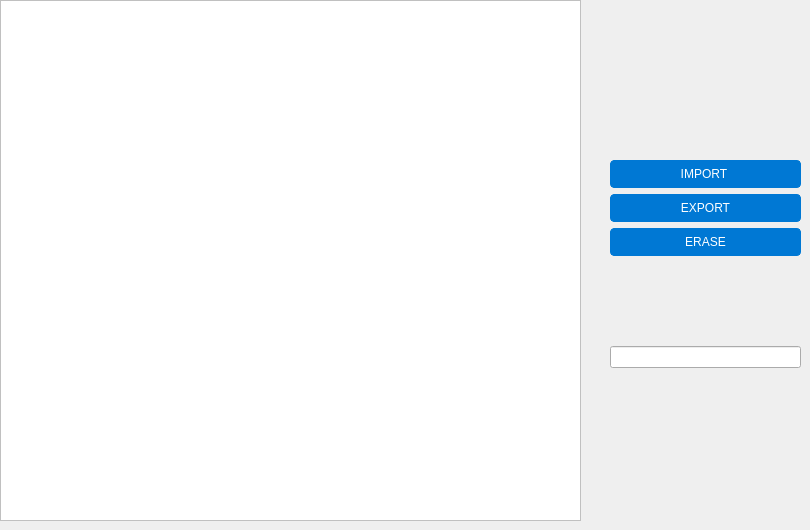
         <widget class="QWidget" name="page_6">
          <widget class="QTableView" name="tableView_DATA">
           <property name="geometry">
            <rect>
             <x>0</x>
             <y>0</y>
             <width>581</width>
             <height>521</height>
            </rect>
           </property>
           <property name="sizePolicy">
            <sizepolicy hsizetype="Maximum" vsizetype="Maximum">
             <horstretch>0</horstretch>
             <verstretch>0</verstretch>
            </sizepolicy>
           </property>
           <property name="styleSheet">
            <string notr="true">QTableView {
    background-color: #FFFFFF; /* Background color similar to Windows */
    border: 1px solid #C0C0C0; /* Border color */
    selection-background-color: #0078D4; /* Selection background color similar to Windows */
    selection-color: #FFFFFF; /* Selection text color similar to Windows */
}

QHeaderView::section {
    background-color: #0078D4; /* Header section background color similar to Windows */
    color: #FFFFFF; /* Header section text color similar to Windows */
    padding: 5px; /* Padding around header sections */
}</string>
           </property>
          </widget>
          <widget class="QWidget" name="verticalLayoutWidget_3">
           <property name="geometry">
            <rect>
             <x>610</x>
             <y>160</y>
             <width>191</width>
             <height>291</height>
            </rect>
           </property>
           <layout class="QVBoxLayout" name="verticalLayout_15">
            <item>
             <widget class="QPushButton" name="IMPORT">
              <property name="styleSheet">
               <string notr="true">QPushButton {
    background-color: #0078D4; /* Button background color similar to Windows */
    color: #FFFFFF; /* Button text color */
    border: 1px solid #0078D4; /* Button border color */
    border-radius: 4px; /* Button border radius */
    padding: 6px 12px; /* Button padding */
}

QPushButton:hover {
    background-color: #00559B; /* Hovered button background color */
    border: 1px solid #00559B; /* Hovered button border color */
}

QPushButton:pressed {
    background-color: #003C75; /* Pressed button background color */
    border: 1px solid #003C75; /* Pressed button border color */
}

QPushButton:focus {
    border: 1px solid #0078D4; /* Focused button border color */
    outline: none; /* Remove the focus outline */
}</string>
              </property>
              <property name="text">
               <string>IMPORT </string>
              </property>
             </widget>
            </item>
            <item>
             <widget class="QPushButton" name="EXPORT">
              <property name="styleSheet">
               <string notr="true">QPushButton {
    background-color: #0078D4; /* Button background color similar to Windows */
    color: #FFFFFF; /* Button text color */
    border: 1px solid #0078D4; /* Button border color */
    border-radius: 4px; /* Button border radius */
    padding: 6px 12px; /* Button padding */
}

QPushButton:hover {
    background-color: #00559B; /* Hovered button background color */
    border: 1px solid #00559B; /* Hovered button border color */
}

QPushButton:pressed {
    background-color: #003C75; /* Pressed button background color */
    border: 1px solid #003C75; /* Pressed button border color */
}

QPushButton:focus {
    border: 1px solid #0078D4; /* Focused button border color */
    outline: none; /* Remove the focus outline */
}</string>
              </property>
              <property name="text">
               <string>EXPORT</string>
              </property>
             </widget>
            </item>
            <item>
             <widget class="QPushButton" name="ERASE">
              <property name="styleSheet">
               <string notr="true">QPushButton {
    background-color: #0078D4; /* Button background color similar to Windows */
    color: #FFFFFF; /* Button text color */
    border: 1px solid #0078D4; /* Button border color */
    border-radius: 4px; /* Button border radius */
    padding: 6px 12px; /* Button padding */
}

QPushButton:hover {
    background-color: #00559B; /* Hovered button background color */
    border: 1px solid #00559B; /* Hovered button border color */
}

QPushButton:pressed {
    background-color: #003C75; /* Pressed button background color */
    border: 1px solid #003C75; /* Pressed button border color */
}

QPushButton:focus {
    border: 1px solid #0078D4; /* Focused button border color */
    outline: none; /* Remove the focus outline */
}</string>
              </property>
              <property name="text">
               <string>ERASE</string>
              </property>
             </widget>
            </item>
            <item>
             <spacer name="verticalSpacer_3">
              <property name="orientation">
               <enum>Qt::Vertical</enum>
              </property>
              <property name="sizeHint" stdset="0">
               <size>
                <width>20</width>
                <height>40</height>
               </size>
              </property>
             </spacer>
            </item>
            <item>
             <widget class="QLineEdit" name="ID_DATA"/>
            </item>
            <item>
             <spacer name="verticalSpacer_4">
              <property name="orientation">
               <enum>Qt::Vertical</enum>
              </property>
              <property name="sizeHint" stdset="0">
               <size>
                <width>20</width>
                <height>40</height>
               </size>
              </property>
             </spacer>
            </item>
           </layout>
          </widget>
         </widget>
